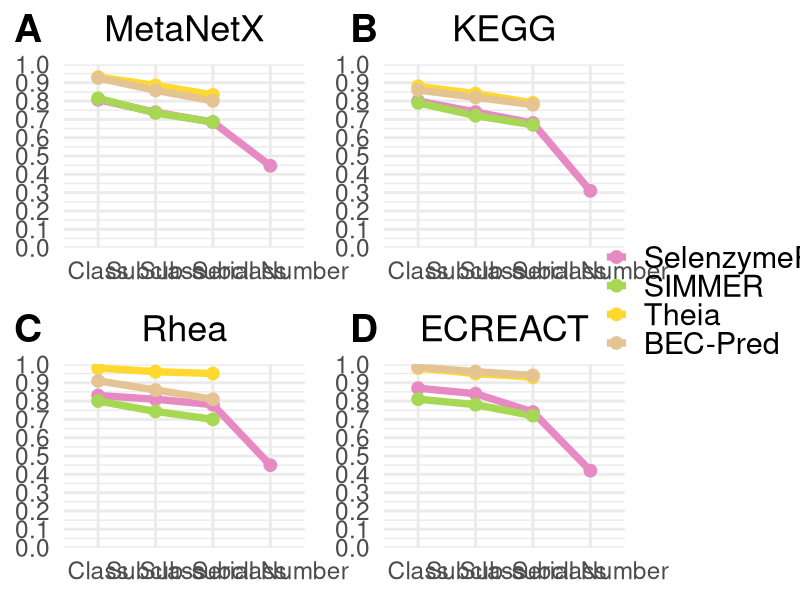

Here is the R script that generated this plot:
# ============================================================
# Reconstruction of results/Case2/Figures/panelB_4datasets.png (per-level
# MCC across MetaNetX/KEGG/Rhea/ECREACT). Original generating script
# (results/Case2/class_order_plot.R) recovered from git history
# (commit f9b7b78~1) -- its data is hardcoded directly in the script, not
# read from a file.
# ============================================================

library(ggplot2)
library(dplyr)
library(tidyr)
library(cowplot)

OUT_ROOT <- "/scratch/jarcagniriv/ECNumberPrediction/results"

method_order <- c("SelenzymeRF", "SIMMER", "Theia", "BEC-Pred")

method_colors_c <- c(
  "SelenzymeRF" = "#E78AC3",
  "SIMMER"      = "#A6D854",
  "Theia"       = "#FFD92F",
  "BEC-Pred"    = "#E5C494"
)

levels_order <- c("Class", "Subclass", "Sub-subclass", "Serial Number")

make_panel <- function(df, title_text, show_legend = FALSE) {
  names(df) <- gsub("\\.", " ", names(df))

  df_long <- df %>%
    pivot_longer(cols = -method, names_to = "level", values_to = "MCC") %>%
    mutate(
      level = factor(level, levels = levels_order),
      method = factor(method, levels = method_order),
      MCC = ifelse(level == "Serial Number" & !is.na(MCC) & MCC == 0, NA, MCC)
    )

  ggplot(df_long, aes(x = level, y = MCC, color = method, group = method)) +
    geom_line(linewidth = 2.5, na.rm = TRUE) +
    geom_point(size = 4, na.rm = TRUE) +
    scale_y_continuous(limits = c(0, 1), breaks = seq(0, 1, 0.1), expand = c(0, 0)) +
    scale_color_manual(values = method_colors_c, name = NULL) +
    labs(title = title_text, x = NULL, y = NULL) +
    theme_minimal(base_size = 22) +
    theme(
      plot.title = element_text(size = 26, hjust = 0.5),
      legend.position = ifelse(show_legend, "right", "none"),
      legend.text = element_text(size = 22)
    )
}

# ============================================================
# Data (unchanged from the original script)
# ============================================================

metanetx_df <- data.frame(
  method = method_order,
  Class = c(0.8072736, 0.8144871, 0.9306479, 0.9259743),
  Subclass = c(0.7387079, 0.7349119, 0.8851331, 0.8579916),
  `Sub-subclass` = c(0.6847791, 0.6851262, 0.8334545, 0.8007309),
  `Serial Number` = c(0.4467011, 0, 0, 0),
  check.names = FALSE
)

rhea_df <- data.frame(
  method = method_order,
  Class = c(0.83, 0.80, 0.98, 0.91),
  Subclass = c(0.81, 0.743, 0.96, 0.86),
  `Sub-subclass` = c(0.78, 0.70, 0.95, 0.81),
  `Serial Number` = c(0.45, NA, NA, NA),
  check.names = FALSE
)

kegg_df <- data.frame(
  method = method_order,
  Class = c(0.80, 0.79, 0.88, 0.86),
  Subclass = c(0.74, 0.72, 0.84, 0.82),
  `Sub-subclass` = c(0.68, 0.67, 0.79, 0.78),
  `Serial Number` = c(0.31, 0, 0, 0),
  check.names = FALSE
)

ecreact_df <- data.frame(
  method = method_order,
  Class = c(0.87, 0.81, 0.98, 0.985),
  Subclass = c(0.84, 0.78, 0.95, 0.96),
  `Sub-subclass` = c(0.74, 0.72, 0.93, 0.94),
  `Serial Number` = c(0.42, NA, NA, NA),
  check.names = FALSE
)

panel_A <- make_panel(metanetx_df, "MetaNetX")
panel_B <- make_panel(rhea_df, "Rhea")
panel_C <- make_panel(kegg_df, "KEGG")
panel_D <- make_panel(ecreact_df, "ECREACT", show_legend = TRUE)

legend <- get_legend(panel_D)
panel_D <- panel_D + theme(legend.position = "none")

grid_only <- plot_grid(
  panel_A, panel_C,
  panel_B, panel_D,
  ncol = 2
)

final_grid <- plot_grid(grid_only, legend, ncol = 2, rel_widths = c(1, 0.25))

final_labeled <- ggdraw(final_grid) +
  draw_plot_label(
    label = c("A", "B", "C", "D"),
    x = c(0, 0.42, 0, 0.42),
    y = c(1, 1, 0.5, 0.5),
    size = 28,
    fontface = "bold"
  )

ggsave(
  file.path(OUT_ROOT, "Case2/Figures/panelB_4datasets.png"),
  final_labeled, width = 22, height = 14, dpi = 300, bg = "white"
)

cat("Saved to Case2/Figures/panelB_4datasets.png\n")
